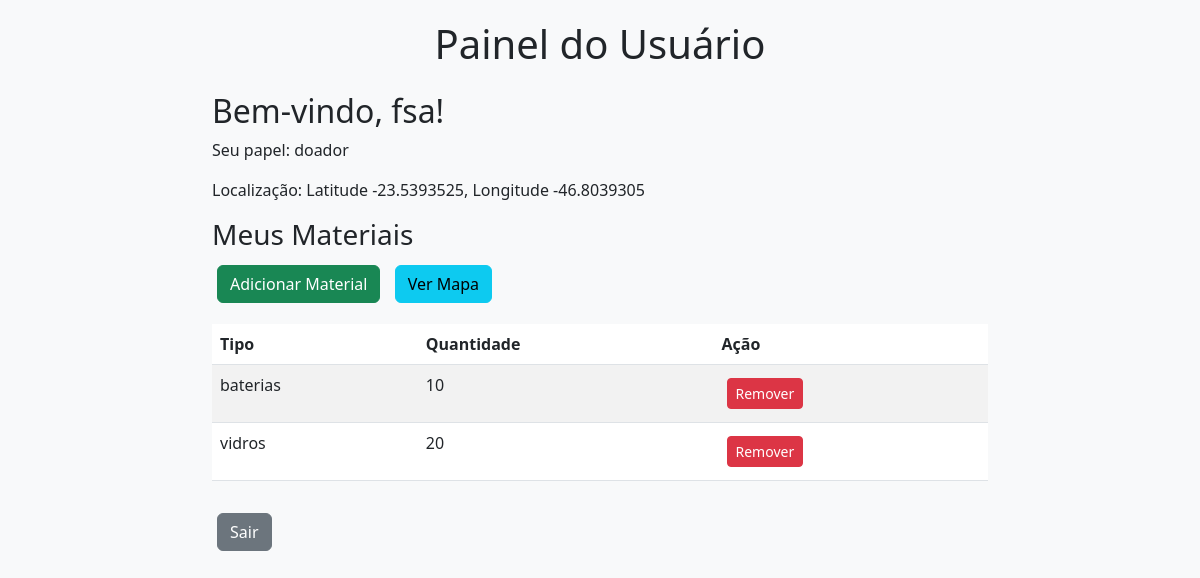
The page /dashboard/1 (signed in) on the database its author committed.
### tables this page shows
CREATE TABLE users (
                    id INTEGER PRIMARY KEY AUTOINCREMENT,
                    username TEXT UNIQUE NOT NULL,
                    password TEXT NOT NULL,
                    role TEXT NOT NULL,
                    latitude REAL,
                    longitude REAL);

CREATE TABLE materials (
                    id INTEGER PRIMARY KEY AUTOINCREMENT,
                    user_id INTEGER,
                    material_type TEXT NOT NULL,
                    quantity INTEGER NOT NULL,
                    FOREIGN KEY (user_id) REFERENCES users (id));

### app.py (the view, shortened to what this page needs)
@app.route('/dashboard/<int:user_id>')
def dashboard(user_id):
    if 'user_id' not in session or session['user_id'] != user_id:
        flash('Por favor, faça login para acessar o painel.', 'error')
        return redirect(url_for('login'))
    conn = sqlite3.connect('recyclable_platform.db')
    c = conn.cursor()
    c.execute('SELECT * FROM users WHERE id = ?', (user_id,))
    user = c.fetchone()
    materials = []
    if user[3] == 'doador':
        c.execute('SELECT * FROM materials WHERE user_id = ?', (user_id,))
        materials = c.fetchall()
    doadores = []
    doadores_sem_localizacao = []
    conn.close()
    return render_template('dashboard.html', user=user, materials=materials, doadores=doadores, doadores_sem_localizacao=doadores_sem_localizacao)

### templates/dashboard.html (shortened to what this page needs)
<!DOCTYPE html>
<html lang="pt-br">
<head>
    <link href="https://cdn.jsdelivr.net/npm/bootstrap@5.3.0/dist/css/bootstrap.min.css" rel="stylesheet">
</head>
<body>
    <div class="container">
        <h1 class="text-center mb-4">Painel do Usuário</h1>
        {% if user %}
            <h2>Bem-vindo, {{ user[1] }}!</h2>
            <p>Seu papel: {{ user[3] }}</p>
            {% if user[4] is none or user[5] is none %}
                <p style="color: red;">Atenção: Sua localização não foi informada. Atualize-a para otimizar rotas.</p>
                <a href="{{ url_for('update_location', user_id=user[0]) }}" class="btn btn-primary">Atualizar Localização</a>
            {% else %}
                <p>Localização: Latitude {{ user[4] }}, Longitude {{ user[5] }}</p>
            {% endif %}
            {% if user[3] == 'doador' %}
                <h3>Meus Materiais</h3>
                <a href="{{ url_for('add_material', user_id=user[0]) }}" class="btn btn-success">Adicionar Material</a>
                <a href="{{ url_for('show_map', user_id=user[0]) }}" class="btn btn-info">Ver Mapa</a>
                {% if materials %}
                    <table class="table table-striped mt-3">
                        <thead>
                            <tr>
                                <th>Tipo</th>
                                <th>Quantidade</th>
                                <th>Ação</th>
                            </tr>
                        </thead>
                        <tbody>
                            {% for material in materials %}
                                <tr>
                                    <td>{{ material[2] }}</td>
                                    <td>{{ material[3] }}</td>
                                    <td>
                                        <form action="{{ url_for('remove_material', user_id=user[0], material_id=material[0]) }}" method="post" style="display:inline;">
                                            <button type="submit" class="btn btn-danger btn-sm">Remover</button>
                                        </form>
                                    </td>
                                </tr>
                            {% endfor %}
                        </tbody>
                    </table>
                {% else %}
                    <p class="mt-3">Você não possui materiais registrados.</p>
                {% endif %}
            {% endif %}
            <a href="{{ url_for('logout') }}" class="btn btn-secondary mt-3">Sair</a>
        {% else %}
            <p class="text-danger">Usuário não encontrado.</p>
            <a href="{{ url_for('login') }}" class="btn btn-primary">Voltar ao Login</a>
        {% endif %}
    </div>
</body>
</html>

### templates/dashboard.html (style rules this page uses)
body { padding-top: 20px; background-color: #f8f9fa; }
.container { max-width: 800px; }
.btn { margin: 5px; }

### rows shown on the page
users: username "fsa", role "doador", latitude "-23.5393525", longitude "-46.8039305"
materials: material_type "baterias", quantity "10"
materials: material_type "vidros", quantity "20"
